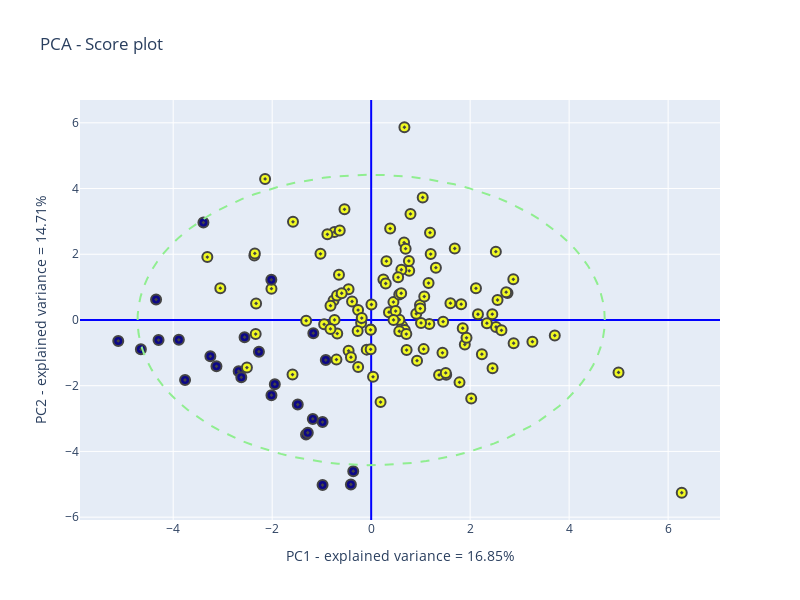

Notebook code for this chart:
### Code cell
# Score plot
xtit = 'PC1 - explained variance = '+str(np.round(100*pca.explained_variance_ratio_[0],decimals=2))+'%'
ytit = 'PC2 - explained variance = '+str(np.round(100*pca.explained_variance_ratio_[1],decimals=2))+'%'
fig=go.Figure()
fig.add_trace(go.Scatter(x=x_red[:,0], y=x_red[:,1], mode='markers', marker=dict(symbol=[200], 
             color=col, line_width=2, size=10)))
fig.add_trace(go.Scatter(x=a * np.cos(t),y=b * np.sin(t),mode='lines',
                        line=dict(color='lightgreen', width=2, dash='dash')))
fig.update_layout(height=600, width=800, title='PCA - Score plot', 
                  xaxis_title=xtit,yaxis_title=ytit, showlegend=False, xaxis_zeroline=True, yaxis_zeroline=True, 
                  xaxis_zerolinecolor='blue', yaxis_zerolinecolor='blue')

### Figure 1 — Plotly figure (JSON) as saved in the notebook; plotly's stock layout.template omitted (floating-point values rounded to 4 significant figures; data arrays with more than 128 entries replaced by an {"elided": "..."} marker saying what was removed)
{"data": [{"marker": {"color": {"elided": "137 int values"}, "line": {"width": 2}, "size": 10, "symbol": [200]}, "mode": "markers", "type": "scatter", "x": {"elided": "137 float values"}, "y": {"elided": "137 float values"}}, {"line": {"color": "lightgreen", "dash": "dash", "width": 2}, "mode": "lines", "type": "scatter", "x": [4.72, 4.711, 4.682, 4.635, 4.569, 4.485, 4.382, 4.262, 4.125, 3.971, 3.801, 3.616, 3.416, 3.203, 2.976, 2.738, 2.489, 2.229, 1.961, 1.685, 1.402, 1.113, 0.8197, 0.5232, 0.2246, -0.07489, -0.3741, -0.6718, -0.9667, -1.258, -1.544, -1.824, -2.096, -2.36, -2.615, -2.859, -3.091, -3.311, -3.518, -3.71, -3.888, -4.05, -4.196, -4.324, -4.436, -4.529, -4.604, -4.661, -4.699, -4.718, -4.718, -4.699, -4.661, -4.604, -4.529, -4.436, -4.324, -4.196, -4.05, -3.888, -3.71, -3.518, -3.311, -3.091, -2.859, -2.615, -2.36, -2.096, -1.824, -1.544, -1.258, -0.9667, -0.6718, -0.3741, -0.07489, 0.2246, 0.5232, 0.8197, 1.113, 1.402, 1.685, 1.961, 2.229, 2.489, 2.738, 2.976, 3.203, 3.416, 3.616, 3.801, 3.971, 4.125, 4.262, 4.382, 4.485, 4.569, 4.635, 4.682, 4.711, 4.72], "y": [0, 0.2802, 0.5593, 0.8361, 1.11, 1.379, 1.642, 1.899, 2.148, 2.388, 2.619, 2.84, 3.049, 3.245, 3.429, 3.599, 3.754, 3.894, 4.019, 4.127, 4.219, 4.293, 4.351, 4.391, 4.413, 4.417, 4.404, 4.373, 4.324, 4.258, 4.175, 4.075, 3.958, 3.826, 3.678, 3.516, 3.339, 3.149, 2.946, 2.731, 2.505, 2.269, 2.024, 1.771, 1.511, 1.245, 0.9733, 0.698, 0.4199, 0.1402, -0.1402, -0.4199, -0.698, -0.9733, -1.245, -1.511, -1.771, -2.024, -2.269, -2.505, -2.731, -2.946, -3.149, -3.339, -3.516, -3.678, -3.826, -3.958, -4.075, -4.175, -4.258, -4.324, -4.373, -4.404, -4.417, -4.413, -4.391, -4.351, -4.293, -4.219, -4.127, -4.019, -3.894, -3.754, -3.599, -3.429, -3.245, -3.049, -2.84, -2.619, -2.388, -2.148, -1.899, -1.642, -1.379, -1.11, -0.8361, -0.5593, -0.2802, -1.082e-15]}], "layout": {"height": 600, "showlegend": false, "title": {"text": "PCA - Score plot"}, "width": 800, "xaxis": {"title": {"text": "PC1 - explained variance = 16.85%"}, "zeroline": true, "zerolinecolor": "blue"}, "yaxis": {"title": {"text": "PC2 - explained variance = 14.71%"}, "zeroline": true, "zerolinecolor": "blue"}}}
